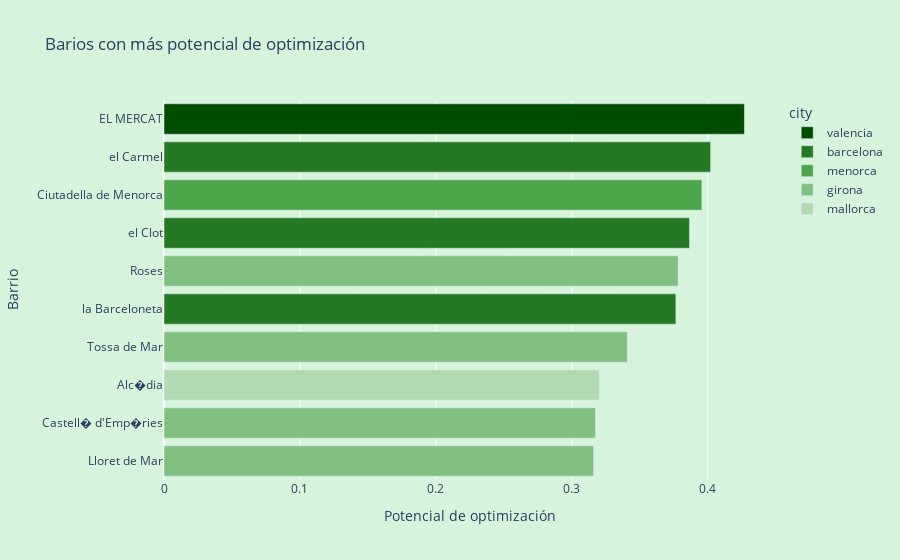

Notebook source saved alongside this figure:
### Code cell
import plotly.express as px

# Sort by potencial_optimizacion descending
top_neigh = recompte.sort_values("potencial_optimizacion", ascending=False).head(10)

# Extract unique cities from top_neigh in order of appearance
unique_cities = top_neigh['city'].unique()

# Define a green discrete color palette with enough shades for your cities
# Here are some green shades, you can add/remove depending on number of cities
green_palette = [
    "#004d00",  # dark green
    "#237a23",
    "#4ca64c",
    "#80c080",
    "#b3d9b3",
    "#d6f5d6",
    "#99cc99",
    "#66b366",
    "#339933",
    "#1a801a"
]

# Map cities to the green colors (slice to number of unique cities)
color_map = {city: green_palette[i] for i, city in enumerate(unique_cities)}

fig = px.bar(
    top_neigh,
    x="potencial_optimizacion",
    y="neighbourhood_name",
    color="city",
    category_orders={"neighbourhood_name": top_neigh['neighbourhood_name'].tolist()},  # preserve descending order
    color_discrete_map=color_map,
    orientation='h',
    title="Barios con más potencial de optimización",
    labels={"potencial_optimizacion": "Potencial de optimización", "neighbourhood_name": "Barrio"},
)

fig.update_layout(
    plot_bgcolor='#D8F3DC',
    paper_bgcolor='#D8F3DC')

fig.show()

### Figure 1 — Plotly figure (JSON) as saved in the notebook; plotly's stock layout.template omitted (floating-point values rounded to 4 significant figures)
{"data": [{"hovertemplate": "city=valencia<br>Potencial de optimización=%{x}<br>Barrio=%{y}<extra></extra>", "legendgroup": "valencia", "marker": {"color": "#004d00", "pattern": {"shape": ""}}, "name": "valencia", "orientation": "h", "showlegend": true, "textposition": "auto", "type": "bar", "x": [0.4271], "xaxis": "x", "y": ["EL MERCAT"], "yaxis": "y"}, {"hovertemplate": "city=barcelona<br>Potencial de optimización=%{x}<br>Barrio=%{y}<extra></extra>", "legendgroup": "barcelona", "marker": {"color": "#237a23", "pattern": {"shape": ""}}, "name": "barcelona", "orientation": "h", "showlegend": true, "textposition": "auto", "type": "bar", "x": [0.4022, 0.3866, 0.3766], "xaxis": "x", "y": ["el Carmel", "el Clot", "la Barceloneta"], "yaxis": "y"}, {"hovertemplate": "city=menorca<br>Potencial de optimización=%{x}<br>Barrio=%{y}<extra></extra>", "legendgroup": "menorca", "marker": {"color": "#4ca64c", "pattern": {"shape": ""}}, "name": "menorca", "orientation": "h", "showlegend": true, "textposition": "auto", "type": "bar", "x": [0.3957], "xaxis": "x", "y": ["Ciutadella de Menorca"], "yaxis": "y"}, {"hovertemplate": "city=girona<br>Potencial de optimización=%{x}<br>Barrio=%{y}<extra></extra>", "legendgroup": "girona", "marker": {"color": "#80c080", "pattern": {"shape": ""}}, "name": "girona", "orientation": "h", "showlegend": true, "textposition": "auto", "type": "bar", "x": [0.3783, 0.3409, 0.3175, 0.3161], "xaxis": "x", "y": ["Roses", "Tossa de Mar", "Castell� d'Emp�ries", "Lloret de Mar"], "yaxis": "y"}, {"hovertemplate": "city=mallorca<br>Potencial de optimización=%{x}<br>Barrio=%{y}<extra></extra>", "legendgroup": "mallorca", "marker": {"color": "#b3d9b3", "pattern": {"shape": ""}}, "name": "mallorca", "orientation": "h", "showlegend": true, "textposition": "auto", "type": "bar", "x": [0.3203], "xaxis": "x", "y": ["Alc�dia"], "yaxis": "y"}], "layout": {"barmode": "relative", "legend": {"title": {"text": "city"}, "tracegroupgap": 0}, "paper_bgcolor": "#D8F3DC", "plot_bgcolor": "#D8F3DC", "title": {"text": "Barios con más potencial de optimización"}, "xaxis": {"anchor": "y", "domain": [0, 1], "title": {"text": "Potencial de optimización"}}, "yaxis": {"anchor": "x", "categoryarray": ["Lloret de Mar", "Castell� d'Emp�ries", "Alc�dia", "Tossa de Mar", "la Barceloneta", "Roses", "el Clot", "Ciutadella de Menorca", "el Carmel", "EL MERCAT"], "categoryorder": "array", "domain": [0, 1], "title": {"text": "Barrio"}}}}
